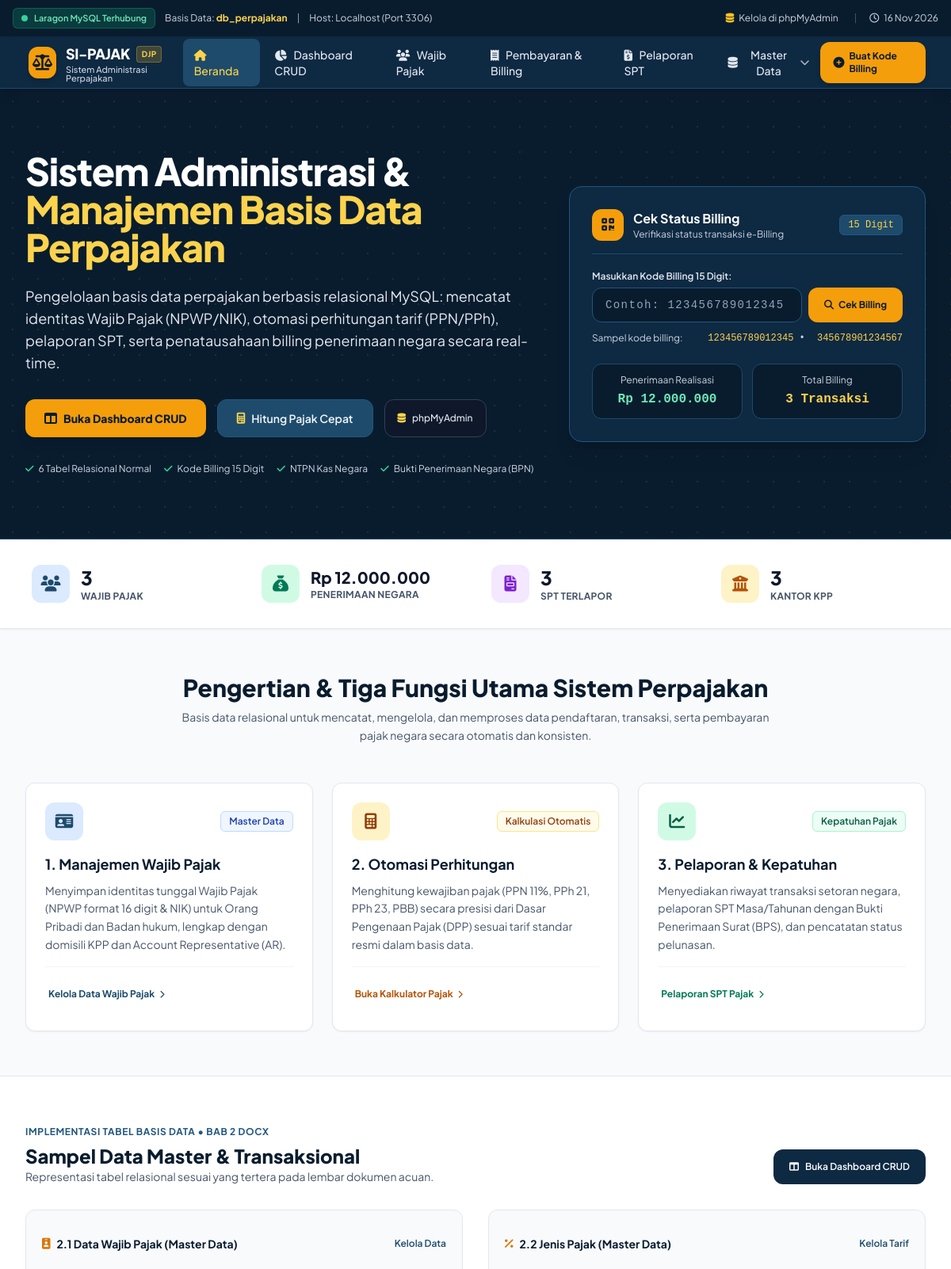
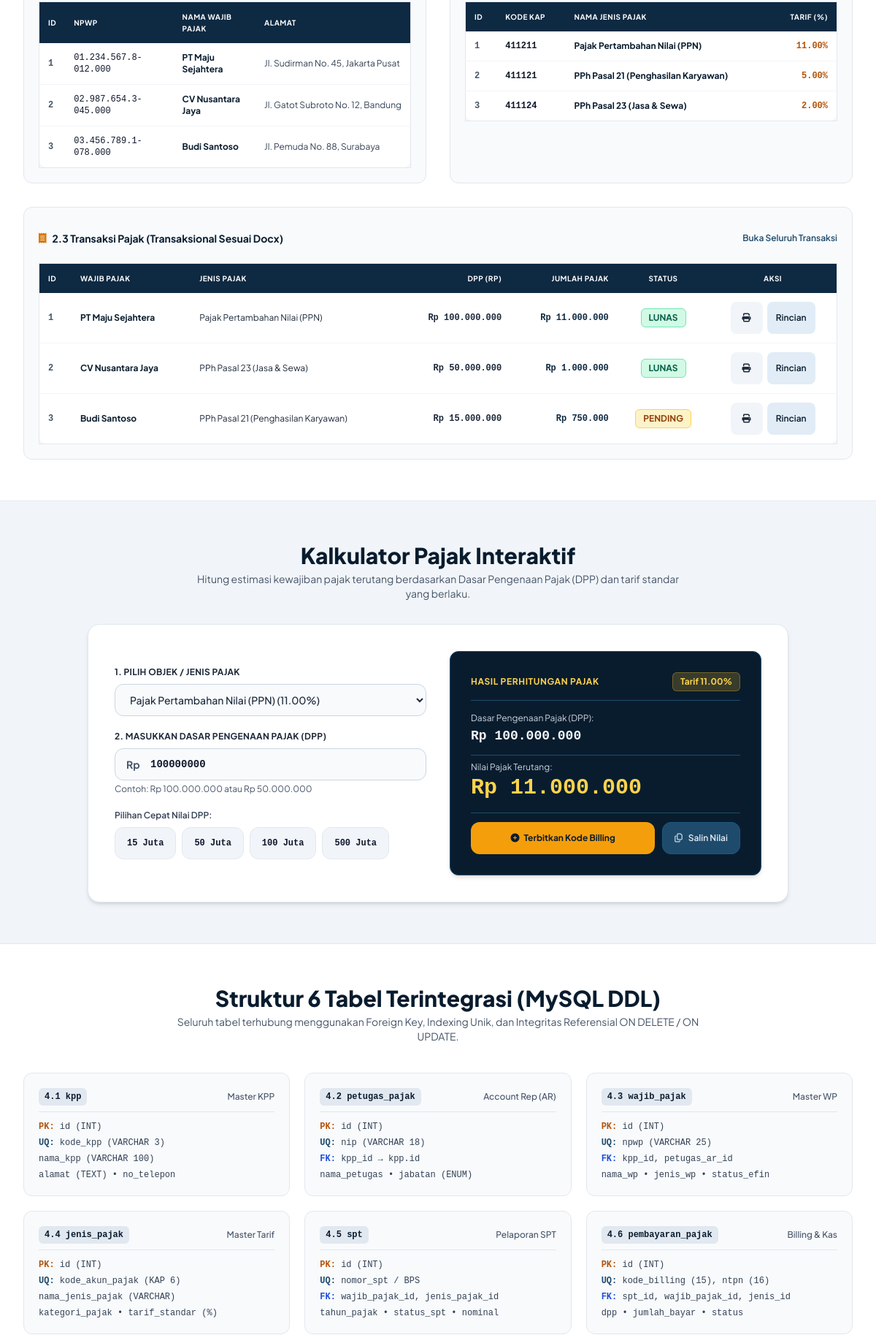
The page / (upper part) on the database its author committed (2 pictures, top to bottom).
### tables this page shows
CREATE TABLE `wajib_pajak` (
  `id` INT(11) NOT NULL AUTO_INCREMENT,
  `npwp` VARCHAR(25) NOT NULL,
  `nama_wp` VARCHAR(150) NOT NULL,
  `jenis_wp` ENUM('Orang Pribadi','Badan') NOT NULL DEFAULT 'Orang Pribadi',
  `nik` VARCHAR(16) NULL,
  `kpp_id` INT(11) NOT NULL,
  `petugas_ar_id` INT(11) NULL,
  `alamat` TEXT NOT NULL,
  `email` VARCHAR(100) NOT NULL,
  `status_efin` TINYINT(1) NOT NULL DEFAULT 0,
  `created_at` TIMESTAMP NOT NULL DEFAULT CURRENT_TIMESTAMP,
  PRIMARY KEY (`id`),
  UNIQUE KEY `idx_wp_npwp` (`npwp`),
  UNIQUE KEY `idx_wp_nik` (`nik`),
  KEY `fk_wp_kpp` (`kpp_id`),
  KEY `fk_wp_ar` (`petugas_ar_id`),
  CONSTRAINT `fk_wp_kpp` FOREIGN KEY (`kpp_id`) REFERENCES `kpp` (`id`) ON UPDATE CASCADE ON DELETE RESTRICT,
  CONSTRAINT `fk_wp_ar` FOREIGN KEY (`petugas_ar_id`) REFERENCES `petugas_pajak` (`id`) ON UPDATE CASCADE ON DELETE SET NULL
);

CREATE TABLE `jenis_pajak` (
  `id` INT(11) NOT NULL AUTO_INCREMENT,
  `kode_akun_pajak` VARCHAR(6) NOT NULL,
  `nama_jenis_pajak` VARCHAR(100) NOT NULL,
  `kategori_pajak` ENUM('PPh','PPN','PPnBM','PBB','Bea Materai') NOT NULL DEFAULT 'PPh',
  `tarif_standar` DECIMAL(5,2) NOT NULL DEFAULT 0.00,
  PRIMARY KEY (`id`),
  UNIQUE KEY `idx_jenis_kap` (`kode_akun_pajak`)
);

CREATE TABLE `pembayaran_pajak` (
  `id` INT(11) NOT NULL AUTO_INCREMENT,
  `kode_billing` VARCHAR(15) NOT NULL,
  `ntpn` VARCHAR(16) NULL,
  `spt_id` INT(11) NULL,
  `wajib_pajak_id` INT(11) NOT NULL,
  `jenis_pajak_id` INT(11) NOT NULL,
  `dpp` DECIMAL(15,2) NOT NULL DEFAULT 0.00,
  `jumlah_bayar` DECIMAL(15,2) NOT NULL DEFAULT 0.00,
  `bank_persepsi` VARCHAR(50) NULL,
  `status_pembayaran` ENUM('Unpaid','Paid','Expired') NOT NULL DEFAULT 'Unpaid',
  `tanggal_bayar` DATETIME NULL,
  `created_at` TIMESTAMP NOT NULL DEFAULT CURRENT_TIMESTAMP,
  PRIMARY KEY (`id`),
  UNIQUE KEY `idx_bayar_billing` (`kode_billing`),
  UNIQUE KEY `idx_bayar_ntpn` (`ntpn`),
  KEY `fk_bayar_spt` (`spt_id`),
  KEY `fk_bayar_wp` (`wajib_pajak_id`),
  KEY `fk_bayar_jenis` (`jenis_pajak_id`),
  CONSTRAINT `fk_bayar_spt` FOREIGN KEY (`spt_id`) REFERENCES `spt` (`id`) ON UPDATE CASCADE ON DELETE SET NULL,
  CONSTRAINT `fk_bayar_wp` FOREIGN KEY (`wajib_pajak_id`) REFERENCES `wajib_pajak` (`id`) ON UPDATE CASCADE ON DELETE CASCADE,
  CONSTRAINT `fk_bayar_jenis` FOREIGN KEY (`jenis_pajak_id`) REFERENCES `jenis_pajak` (`id`) ON UPDATE CASCADE ON DELETE RESTRICT
);

### index.php (the view, shortened to what the rows shown need)
<?php
require_once __DIR__ . '/config/database.php';
$sampleWP = $pdo->query("SELECT id, npwp, nama_wp, alamat, jenis_wp FROM wajib_pajak LIMIT 3")->fetchAll();
$sampleJenis = $pdo->query("SELECT id, kode_akun_pajak, nama_jenis_pajak, tarif_standar FROM jenis_pajak LIMIT 3")->fetchAll();
$sampleTransaksi = $pdo->query("
    SELECT p.id, w.nama_wp, j.nama_jenis_pajak, j.kode_akun_pajak, p.dpp, p.jumlah_bayar, p.status_pembayaran, p.kode_billing
    FROM pembayaran_pajak p
    JOIN wajib_pajak w ON p.wajib_pajak_id = w.id
    JOIN jenis_pajak j ON p.jenis_pajak_id = j.id
    ORDER BY p.id ASC LIMIT 3
")->fetchAll();
require_once __DIR__ . '/layout/header.php';
?>
<section class="hero-pattern text-white py-14 lg:py-20 relative border-b border-tax-800">
    <div class="max-w-7xl mx-auto px-4 sm:px-6 lg:px-8">
        <div class="grid grid-cols-1 lg:grid-cols-12 gap-10 items-center">
            <div class="lg:col-span-7 space-y-6 text-center lg:text-left">
                <h1 class="text-3xl sm:text-4xl lg:text-5xl font-black tracking-tight leading-tight text-white">
                    Sistem Administrasi & <br class="hidden sm:inline">
                    <span class="text-amber-300">Manajemen Basis Data Perpajakan</span>
                </h1>
            </div>
        </div>
    </div>
</section>
<section class="py-14 bg-slate-50">
    <div class="max-w-7xl mx-auto px-4 sm:px-6 lg:px-8">
        <div class="text-center max-w-3xl mx-auto mb-12">
            <h2 class="text-2xl sm:text-3xl font-extrabold text-tax-950">
                Pengertian & Tiga Fungsi Utama Sistem Perpajakan
            </h2>
        </div>
    </div>
</section>
<section class="py-14 bg-white border-y border-slate-200">
    <div class="max-w-7xl mx-auto px-4 sm:px-6 lg:px-8">
        <div class="flex flex-col md:flex-row md:items-end justify-between mb-8 gap-4">
            <div>
                <h2 class="text-2xl font-black text-tax-950 mt-1">Sampel Data Master & Transaksional</h2>
            </div>
        </div>
        <div class="grid grid-cols-1 lg:grid-cols-2 gap-8">
            <div class="bg-slate-50 rounded-xl p-5 border border-slate-200">
                <div class="overflow-x-auto">
                    <table class="w-full text-left text-xs bg-white rounded-xl shadow-sm border border-slate-200">
                        <thead class="bg-tax-900 text-white uppercase text-[10px] tracking-wider">
                            <tr>
                                <th class="p-3">ID</th>
                                <th class="p-3">NPWP</th>
                                <th class="p-3">Nama Wajib Pajak</th>
                                <th class="p-3">Alamat</th>
                            </tr>
                        </thead>
                        <tbody class="divide-y divide-slate-100">
                            <?php foreach ($sampleWP as $wp): ?>
                                <tr class="hover:bg-slate-50">
                                    <td class="p-3 font-mono font-bold text-slate-600"><?= $wp['id'] ?></td>
                                    <td class="p-3 font-mono text-slate-900 font-medium"><?= htmlspecialchars($wp['npwp']) ?></td>
                                    <td class="p-3 font-bold text-tax-950"><?= htmlspecialchars($wp['nama_wp']) ?></td>
                                    <td class="p-3 text-slate-700 truncate max-w-xs"><?= htmlspecialchars($wp['alamat']) ?></td>
                                </tr>
                            <?php endforeach; ?>
                        </tbody>
                    </table>
                </div>
            </div>
            <div class="bg-slate-50 rounded-xl p-5 border border-slate-200">
                <div class="overflow-x-auto">
                    <table class="w-full text-left text-xs bg-white rounded-xl shadow-sm border border-slate-200">
                        <thead class="bg-tax-900 text-white uppercase text-[10px] tracking-wider">
                            <tr>
                                <th class="p-3">ID</th>
                                <th class="p-3">Kode KAP</th>
                                <th class="p-3">Nama Jenis Pajak</th>
                                <th class="p-3 text-right">Tarif (%)</th>
                            </tr>
                        </thead>
                        <tbody class="divide-y divide-slate-100">
                            <?php foreach ($sampleJenis as $jp): ?>
                                <tr class="hover:bg-slate-50">
                                    <td class="p-3 font-mono font-bold text-slate-600"><?= $jp['id'] ?></td>
                                    <td class="p-3 font-mono text-slate-900 font-semibold"><?= htmlspecialchars($jp['kode_akun_pajak']) ?></td>
                                    <td class="p-3 font-bold text-tax-950"><?= htmlspecialchars($jp['nama_jenis_pajak']) ?></td>
                                    <td class="p-3 text-right font-mono font-bold text-amber-700"><?= number_format($jp['tarif_standar'], 2) ?>%</td>
                                </tr>
                            <?php endforeach; ?>
                        </tbody>
                    </table>
                </div>
            </div>
            <div class="lg:col-span-2 bg-slate-50 rounded-xl p-5 border border-slate-200">
                <div class="overflow-x-auto">
                    <table class="w-full text-left text-xs bg-white rounded-xl shadow-sm border border-slate-200">
                        <thead class="bg-tax-900 text-white uppercase text-[10px] tracking-wider">
                            <tr>
                                <th class="p-3">ID</th>
                                <th class="p-3">Wajib Pajak</th>
                                <th class="p-3">Jenis Pajak</th>
                                <th class="p-3 text-right">DPP (Rp)</th>
                                <th class="p-3 text-right">Jumlah Pajak</th>
                                <th class="p-3 text-center">Status</th>
                                <th class="p-3 text-center">Aksi</th>
                            </tr>
                        </thead>
                        <tbody class="divide-y divide-slate-100">
                            <?php foreach ($sampleTransaksi as $tr): ?>
                                <tr class="hover:bg-slate-50">
                                    <td class="p-3 font-mono font-bold text-slate-600"><?= $tr['id'] ?></td>
                                    <td class="p-3 font-bold text-tax-950"><?= htmlspecialchars($tr['nama_wp']) ?></td>
                                    <td class="p-3 text-slate-800"><?= htmlspecialchars($tr['nama_jenis_pajak']) ?></td>
                                    <td class="p-3 text-right font-mono text-slate-800 font-semibold"><?= formatRupiah($tr['dpp']) ?></td>
                                    <td class="p-3 text-right font-mono font-extrabold text-tax-900"><?= formatRupiah($tr['jumlah_bayar']) ?></td>
                                    <td class="p-3 text-center">
                                        <?php if ($tr['status_pembayaran'] === 'Paid'): ?>
                                            <span class="inline-flex items-center px-2.5 py-1 rounded-md text-xs font-bold bg-emerald-100 text-emerald-800 border border-emerald-300">
                                                LUNAS
                                            </span>
                                        <?php else: ?>
                                            <span class="inline-flex items-center px-2.5 py-1 rounded-md text-xs font-bold bg-amber-100 text-amber-800 border border-amber-300">
                                                PENDING
                                            </span>
                                        <?php endif; ?>
                                    </td>
                                    <td class="p-3 text-center space-x-1">
                                        <a href="cetak_billing.php?id=<?= $tr['id'] ?>" target="_blank" class="min-h-[44px] min-w-[44px] inline-flex items-center justify-center p-2 rounded-lg bg-slate-100 hover:bg-slate-200 text-slate-800 text-xs font-semibold transition" title="Cetak BPN">
                                            <i class="fa-solid fa-print"></i>
                                        </a>
                                        <a href="pembayaran.php" class="min-h-[44px] inline-flex items-center px-3 py-2 rounded-lg bg-tax-100 hover:bg-tax-200 text-tax-950 text-xs font-semibold transition">
                                            Rincian
                                        </a>
                                    </td>
                                </tr>
                            <?php endforeach; ?>
                        </tbody>
                    </table>
                </div>
            </div>
        </div>
    </div>
</section>
<section id="kalkulator" class="py-14 bg-slate-100 border-b border-slate-200">
    <div class="max-w-5xl mx-auto px-4 sm:px-6 lg:px-8">
        <div class="text-center max-w-2xl mx-auto mb-8">
            <h2 class="text-2xl sm:text-3xl font-extrabold text-tax-950">
                Kalkulator Pajak Interaktif
            </h2>
        </div>
    </div>
</section>
<section class="py-14 bg-white">
    <div class="max-w-7xl mx-auto px-4 sm:px-6 lg:px-8">
        <div class="text-center max-w-3xl mx-auto mb-10">
            <h2 class="text-2xl sm:text-3xl font-extrabold text-tax-950">
                Struktur 6 Tabel Terintegrasi (MySQL DDL)
            </h2>
        </div>
    </div>
</section>
<?php require_once __DIR__ . '/layout/footer.php'; ?>

### rows shown on the page
wajib_pajak: id "1", npwp "01.234.567.8-012.000", nama_wp "PT Maju Sejahtera", alamat "Jl. Sudirman No. 45, Jakarta Pusat"
wajib_pajak: id "2", npwp "02.987.654.3-045.000", nama_wp "CV Nusantara Jaya", alamat "Jl. Gatot Subroto No. 12, Bandung"
wajib_pajak: id "3", npwp "03.456.789.1-078.000", nama_wp "Budi Santoso", alamat "Jl. Pemuda No. 88, Surabaya"
jenis_pajak: id "1", kode_akun_pajak "411211", nama_jenis_pajak "Pajak Pertambahan Nilai (PPN)", tarif_standar "11.00"
jenis_pajak: id "2", kode_akun_pajak "411121", nama_jenis_pajak "PPh Pasal 21 (Penghasilan Karyawan)", tarif_standar "5.00"
jenis_pajak: id "3", kode_akun_pajak "411124", nama_jenis_pajak "PPh Pasal 23 (Jasa & Sewa)", tarif_standar "2.00"
pembayaran_pajak: id "1", wajib_pajak.nama_wp "PT Maju Sejahtera", jenis_pajak.nama_jenis_pajak "Pajak Pertambahan Nilai (PPN)", dpp "Rp 100.000.000", jumlah_bayar "Rp 11.000.000", status_pembayaran "LUNAS"
pembayaran_pajak: id "2", wajib_pajak.nama_wp "CV Nusantara Jaya", jenis_pajak.nama_jenis_pajak "PPh Pasal 23 (Jasa & Sewa)", dpp "Rp 50.000.000", jumlah_bayar "Rp 1.000.000", status_pembayaran "LUNAS"
pembayaran_pajak: id "3", wajib_pajak.nama_wp "Budi Santoso", jenis_pajak.nama_jenis_pajak "PPh Pasal 21 (Penghasilan Karyawan)", dpp "Rp 15.000.000", jumlah_bayar "Rp 750.000", status_pembayaran "PENDING"

### other values the page prints
formatRupiah($totalPenerimaan) "Rp 12.000.000"
$totalBilling "3"
$totalWP "3"
$totalSPT "3"
$totalKPP "3"
form field value "Pajak Pertambahan Nilai (PPN) (11.00%)"
